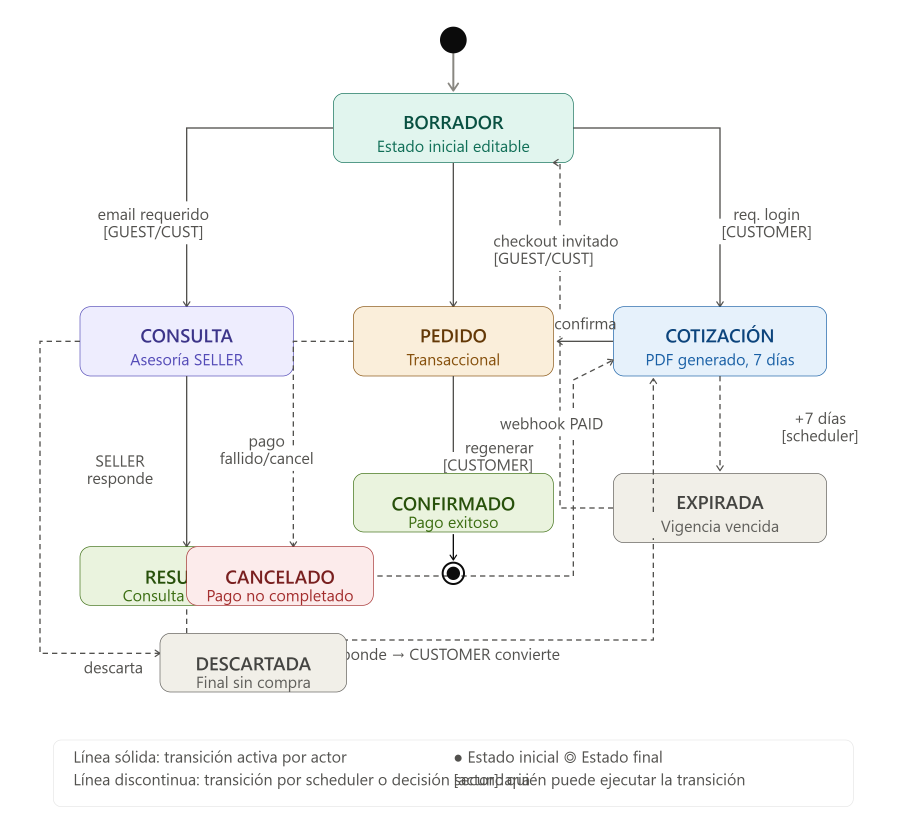
#> input picture fsm_formato_unico 1.png, 2720 x 2480 px (shown at 1/3 size)
$ python standardize_image.py '../../fsm_formato_unico 1.png' out.png
#> lines starting #> are read from the running program, lines starting #| are printed output that depends on the picture
"""
Script utilitario para estandarizar cualquier imagen a 400x400 px (formato cuadrado 1:1)
con fondo blanco centrado para la carga en categorías del sistema (RN-CAT-IMG-02).

Uso:
    python backend/scripts/standardize_image.py <ruta_imagen_entrada> [ruta_salida]
"""

import sys
import os
from PIL import Image

def standardize_image(input_path: str, output_path: str = None) -> str:
#> called with input_path = '../../fsm_formato_unico 1.png', output_path = 'out.png'
    if not os.path.exists(input_path):
        print(f"Error: Archivo '{input_path}' no encontrado.")
        sys.exit(1)

    if not output_path:
        base, ext = os.path.splitext(input_path)
        output_path = f"{base}_400x400.png"

    # Abrir la imagen
    img = Image.open(input_path)
#> img is the input picture: PIL image 2720x2480 RGBA; mean R, G, B, A 35.9, 36.3, 35.5, 43.5
    if img.mode != 'RGBA':
        img = img.convert('RGBA')

    # Crear lienzo cuadrado 400x400 blanco
    canvas_size = 400
    canvas = Image.new('RGBA', (canvas_size, canvas_size), (255, 255, 255, 255))
#> canvas: PIL image 400x400 RGBA; every value is 255

    # Redimensionar manteniendo la proporción aspect ratio
    src_w, src_h = img.size
#> src_w = 2720; src_h = 2480
    aspect = src_w / src_h
#> aspect = 1.1

    # Dejar margen interior de 20px para un acabado limpio (área útil 360x360)
    target_max = 360

    if aspect > 1:
        new_w = target_max
        new_h = int(target_max / aspect)
#> new_h = 328
    else:
        new_h = target_max
        new_w = int(target_max * aspect)

    img_resized = img.resize((new_w, new_h), Image.Resampling.LANCZOS)
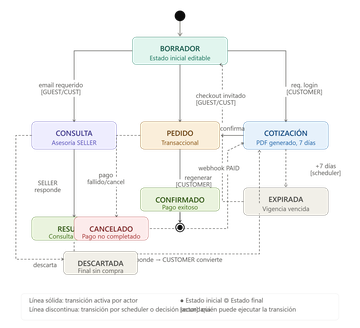
#> img_resized: PIL image 360x328 RGBA; mean R, G, B, A 44.1, 44.6, 43.5, 43.9; transparent parts drawn white

    # Centrar en el lienzo de 400x400
    offset_x = (canvas_size - new_w) // 2
    offset_y = (canvas_size - new_h) // 2
#> offset_y = 36

    canvas.paste(img_resized, (offset_x, offset_y), img_resized)
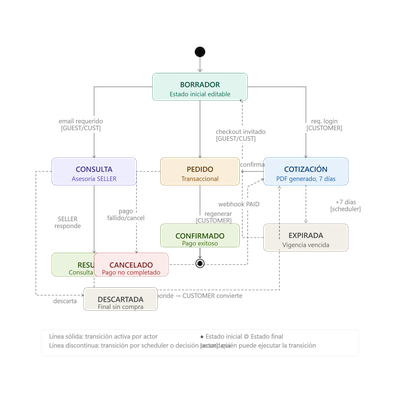
#> canvas: PIL image 400x400 RGBA; mean R, G, B, A 249, 249.3, 248.7, 252.3; transparent parts drawn white

    # Convertir a RGB y guardar
    canvas_rgb = Image.new('RGB', (canvas_size, canvas_size), (255, 255, 255))
#> canvas_rgb: PIL image 400x400 RGB; every value is 255
    canvas_rgb.paste(canvas, mask=canvas.split()[3])
    canvas_rgb.save(output_path, 'PNG', quality=95)

    print("Imagen estandarizada con exito:")
    print(f"   Dimensiones: 400 x 400 px")
    print(f"   Ubicacion  : {output_path}")
    return output_path

if __name__ == '__main__':
    if len(sys.argv) < 2:
        print("Uso: python backend/scripts/standardize_image.py <ruta_imagen_entrada> [ruta_salida]")
        sys.exit(1)

    inp = sys.argv[1]
    outp = sys.argv[2] if len(sys.argv) > 2 else None
    standardize_image(inp, outp)

$ run again, on fsm_pedido.png
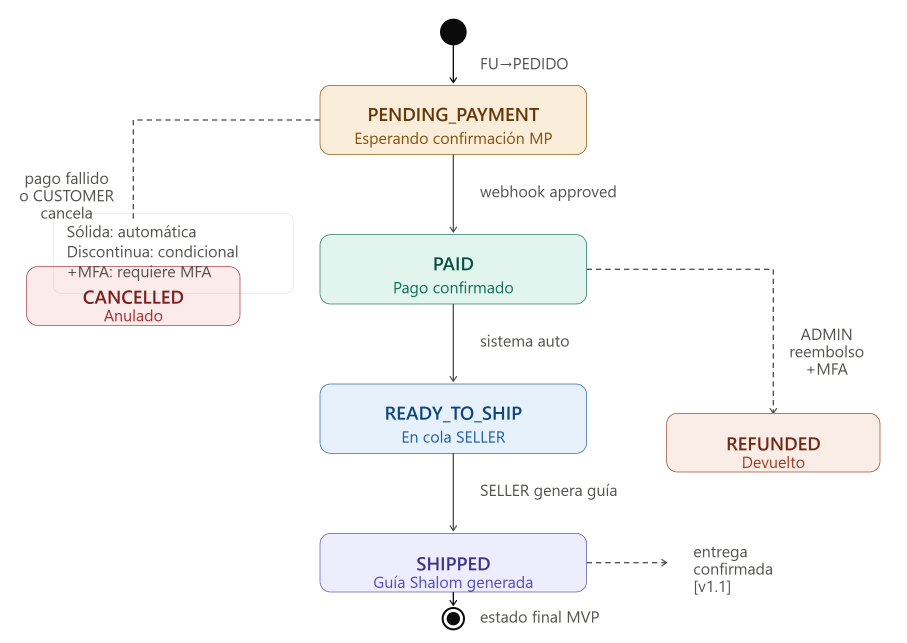
#> input picture fsm_pedido.png, 2720 x 1928 px (shown at 1/3 size)
#> in standardize_image, img is the input picture: PIL image 2720x1928 RGBA; mean R, G, B, A 38.6, 38.4, 38.3, 45.1
#> in standardize_image, `img_resized = img.resize((new_w, new_h), Image.Resampling.LANCZOS)`:
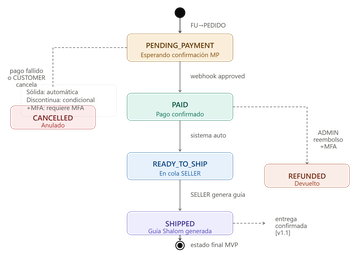
#> img_resized: PIL image 360x255 RGBA; mean R, G, B, A 45, 44.7, 44.8, 45.3; transparent parts drawn white
#> in standardize_image, `canvas.paste(img_resized, (offset_x, offset_y), img_resized)`:
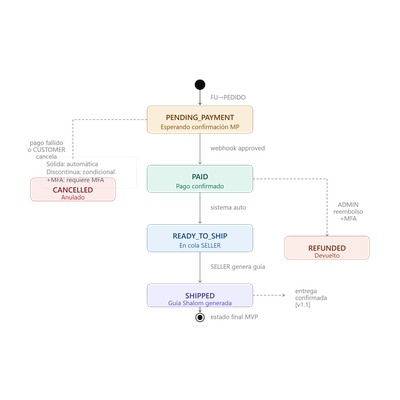
#> canvas: PIL image 400x400 RGBA; mean R, G, B, A 251.1, 250.9, 250.9, 253.6; transparent parts drawn white

$ run again, on modelo_dominio_alling.png
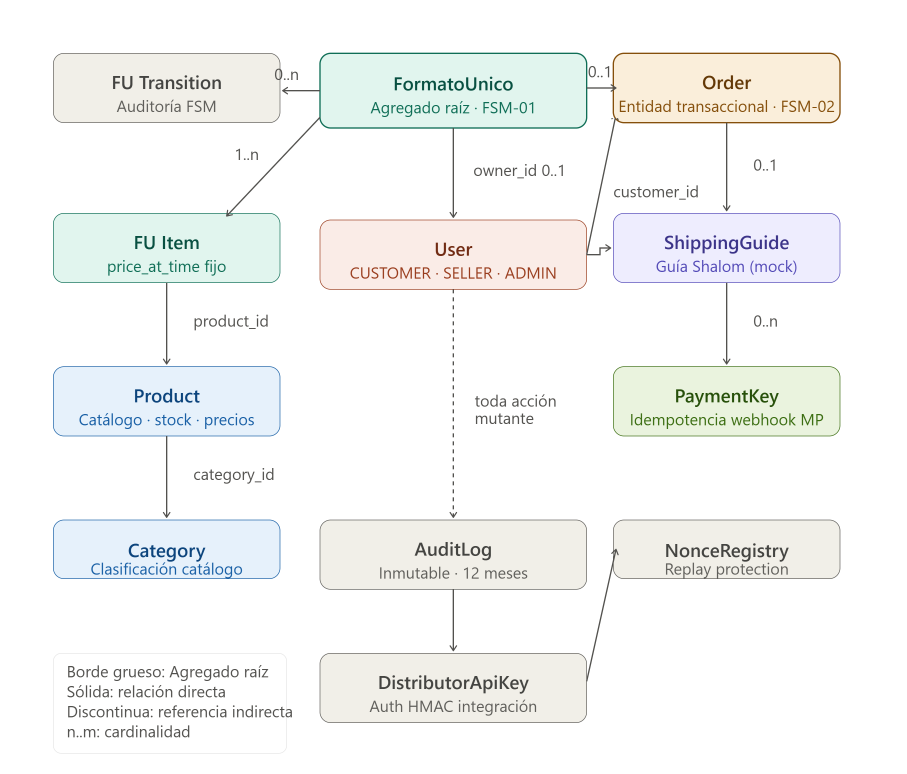
#> input picture modelo_dominio_alling.png, 2720 x 2320 px (shown at 1/3 size)
#> in standardize_image, img is the input picture: PIL image 2720x2320 RGBA; mean R, G, B, A 63.8, 64.9, 63.6, 73.9
#> in standardize_image, `img_resized = img.resize((new_w, new_h), Image.Resampling.LANCZOS)`:
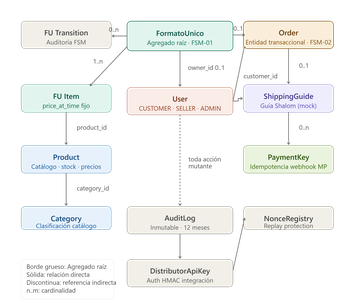
#> img_resized: PIL image 360x307 RGBA; mean R, G, B, A 71.1, 72.8, 71.3, 74.1; transparent parts drawn white
#> in standardize_image, `canvas.paste(img_resized, (offset_x, offset_y), img_resized)`:
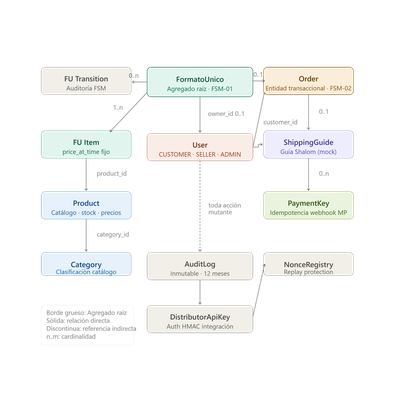
#> canvas: PIL image 400x400 RGBA; mean R, G, B, A 247.9, 248.7, 247.8, 253.2; transparent parts drawn white
